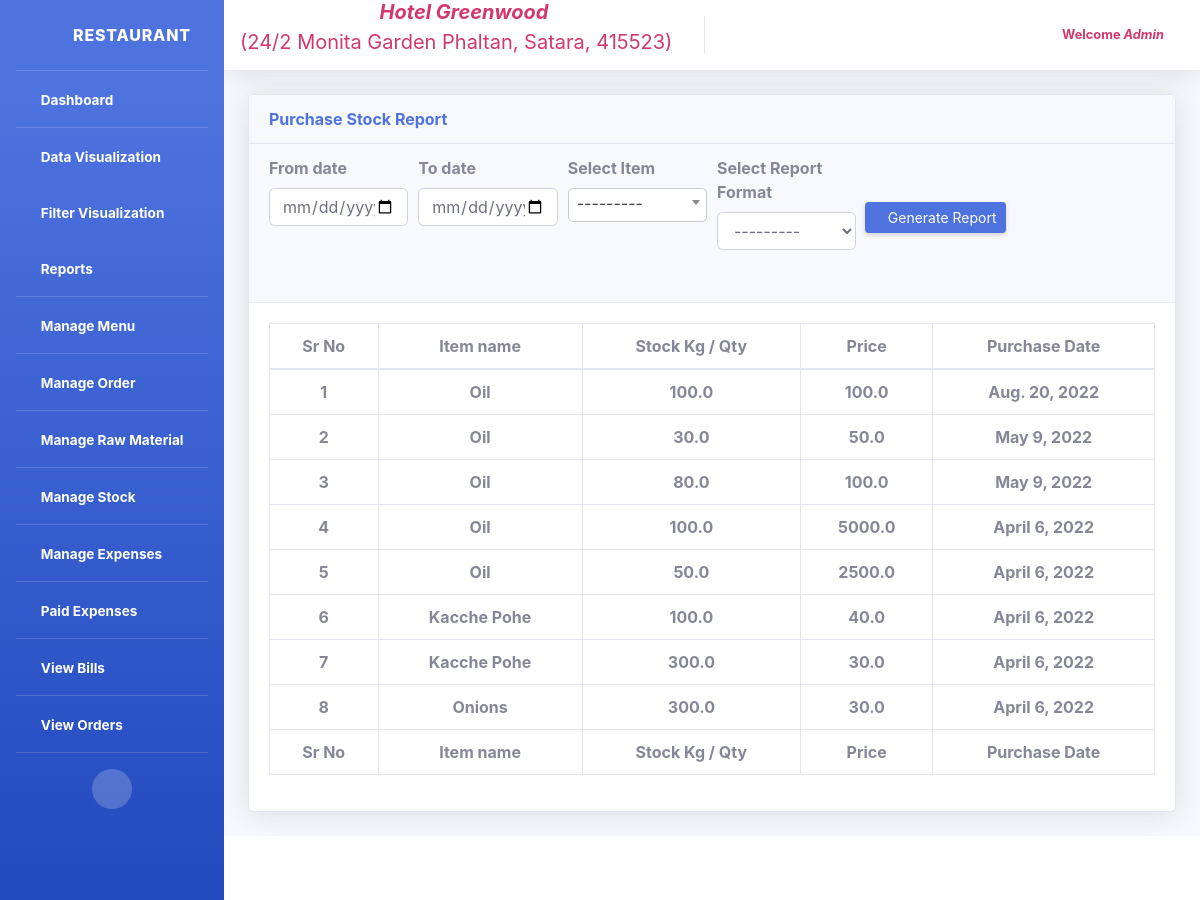
The page /polls/purchaseStock (signed in) on the database its author committed.
### polls/models.py (models this page shows)
class AddStockMaster(models.Model):
	stock_item = models.ForeignKey(RawMaterialItem,  on_delete=models.CASCADE, null=True)
	stock_kg_qty = models.FloatField(null=True)
	price = models.FloatField(null=True)
	status = models.IntegerField(default=1, null=True)
	created_at = models.DateField(auto_now_add=True)
	updated_at = models.DateField(auto_now=True)

class RawMaterialItem(models.Model):
	raw_item = models.CharField(max_length=50, null=True)
	status = models.IntegerField(default=1,null=True)
	created_at = models.DateTimeField(auto_now_add=True)
	updated_at = models.DateTimeField(auto_now=True)
	slug = models.SlugField(unique=True, null=True, blank=True)
	def __str__(self):
		return self.raw_item
	class Meta:
		db_table = "RawMaterialItem"

### polls/views.py (the view)
# urls.py: path('purchaseStock', views.ViewPurchaseStockView.as_view(), name='purchaseStock'),
class ViewPurchaseStockView(LoggedInMixin, ListView, FormView):
    model = AddStockMaster
    template_name = 'purchase_stock.html'
    form_class = StockReportForm
    ordering = ['-created_at']
    paginate_by = 10
    paginate_orphans = 1
    queryset = AddStockMaster.objects.filter(status=1)
    def get_context_data(self, *args, **kwargs):
        try:
            return super(ViewPurchaseStockView, self).get_context_data(*args, **kwargs)
        except Http404:
            self.kwargs['page'] = 1
            return super(ViewPurchaseStockView, self).get_context_data(*args, **kwargs)

### polls/forms.py
class StockReportForm(forms.ModelForm):
    from_date = forms.DateField(widget=forms.TextInput
            (attrs={'type':'date','class':'form-control'}))
    to_date = forms.DateField(widget=forms.TextInput
            (attrs={'type':'date','class':'form-control'}))
    status = forms.IntegerField(widget=forms.HiddenInput(),initial=1)
    class Meta:
        model = StockReport
        fields = ['from_date', 'to_date', 'stock_item', 'list_name']
    def __init__(self, *args, **kwargs):
        super(StockReportForm, self).__init__(*args, **kwargs)
        self.fields['list_name'].label = "Select Report Format"
        self.fields['stock_item'].label = "Select Item"
        self.fields['from_date'].required = False
        self.fields['to_date'].required = False
        self.fields['stock_item'].required = False
        self.fields['stock_item'].widget.attrs.update({'class': 'selectbox class-form-control'})

### polls/models.py (called while the page is built)
	def __str__(self):
		return self.name

### polls/views.py (called while the page is built)
    def dispatch(self, request, *args, **kwargs):
        if not request.user.is_authenticated:
            return redirect('/polls/login/')
        return super(LoggedInMixin, self).dispatch(request, *args, **kwargs)

### polls/templates/purchase_stock.html (shortened to what this page needs)
{% extends 'header.html' %}
{% block body %}
{% load static %}
<!DOCTYPE html>
<html>
<head>
	<link href="{% static 'vendor/fontawesome-free/css/all.min.css' %}" rel="stylesheet" type="text/css">
	<link href="{% static 'vendor/datatables/dataTables.bootstrap4.min.css' %}" rel="stylesheet">
	<link href="{% static 'css/sb-admin-2.min.css' %}" rel="stylesheet">
  <link href="{% static 'css/select2.min.css' %}" rel="stylesheet" />
</head>
<body>
        <div class="container-fluid mt-4">
          <div class="card shadow mb-4">
            <div class="card-header">
              <span class="font-weight-bold text-primary">Purchase Stock Report</span>
            </div>
            <div class="card-header">
                <form method="post" action="{% url 'StockReport' %}" target="blank">
                <div class="form-row">
                  {% for field in form.visible_fields %}
                  <div class="form-group col-md-2">
                    <label for="id_{{ field.name }}" class="control-label font-weight-bold">
                      {{ field.label }}</label>
                        <div class="mb-2">{{ field }}</div>
                  </div>
                  {% endfor %}
                  <div class="d-sm-flex align-items-center justify-content-between mt-1 ml-1">
                   <button type="submit" class="d-none d-sm-inline-block btn btn-sm btn-primary shadow-sm"><i class="fas fa-download fa-sm text-white-50"></i> Generate Report</button>
                  </div>
                </div>
                </form>
              </div>
            <div class="card-body">
              <div class="table-responsive">
                <table class="table table-bordered"  width="100%" cellspacing="0">
                  <thead>
                    <tr class="text-center">
                        <th scope="col">Sr No</th>
                        <th scope="col">Item name</th>
                        <th scope="col">Stock Kg / Qty</th>
                        <th scope="col">Price</th>
                        <th scope="col">Purchase Date</th>
                    </tr>
                  </thead>
                  <tfoot>
                    <tr class="text-center">
                        <th scope="col">Sr No</th>
                        <th scope="col">Item name</th>
                        <th scope="col">Stock Kg / Qty</th>
                        <th scope="col">Price</th>
                        <th scope="col">Purchase Date</th>
                    </tr>
                  </tfoot>
                  <tbody>
                    {% for i in object_list %}
                    <tr class="text-center font-weight-bold">
                      <td>{{forloop.counter}}</td>
                      <td>{{i.stock_item | title }}</td>
                      <td>{{i.stock_kg_qty}}</td>
                      <td>{{i.price}}</td>
                      <td>{{i.created_at}}</td>
                    </tr>
                    {% endfor %}
                  </tbody>
                </table>
              </div>
            </div>
          </div>
</div>
{% endblock %}

### polls/templates/header.html (shortened to what this page needs)
{% load static %}
<html>
<head>
  <link href="{% static 'vendor/fontawesome-free/css/all.min.css' %}" rel="stylesheet" type="text/css">
  <link href="{% static 'css/sb-admin-2.min.css' %}" rel="stylesheet">
  <link href="{% static 'css/other.css' %}" rel="stylesheet">
</head>
<body id="page-top">
<div id="wrapper">
<ul class="navbar-nav bg-gradient-primary sidebar sidebar-dark accordion" id="accordionSidebar">
  <a class="sidebar-brand d-flex align-items-center justify-content-center" href="{% url 'dashboard' %}">
  <div class="sidebar-brand-icon rotate-n-15">
    <i class="fas fa-home fa-fw "></i>
  </div>
  <div class="sidebar-brand-text mx-3">Restaurant</div>
  </a>
  <hr class="sidebar-divider my-0">
  <li class="nav-item active">
    <a class="nav-link" href="{% url 'dashboard' %}">
      <i class="fas fa-fw fa-tachometer-alt"></i>
      <span>Dashboard</span></a>
  </li>
  <hr class="sidebar-divider my-0">
  <li class="nav-item active">
    <a class="nav-link collapsed" href="#" data-toggle="collapse" data-target="#collapseTwo" aria-expanded="true" aria-controls="collapseTwo">
      <i class="fas fa-fw fa fa-chart-area"></i>
      <span>Data Visualization</span>
    </a>
  </li>
 <li class="nav-item active">
    <a class="nav-link collapsed" href="#" data-toggle="collapse" data-target="#collapsefilter" aria-expanded="true" aria-controls="collapseTwo">
      <i class="fas fa-fw fa fa-chart-area"></i>
      <span>Filter Visualization</span>
    </a>
  </li>
  <li class="nav-item active">
    <a class="nav-link collapsed" href="#" data-toggle="collapse" data-target="#collapsereport" aria-expanded="true" aria-controls="collapseTwo">
      <i class="fas fa-fw fa fa-file"></i>
      <span>Reports</span>
    </a>
  </li>
  <hr class="sidebar-divider my-0">
  <li class="nav-item active">
    <a class="nav-link" href="{% url 'manageMenu' %}">
      <i class="fas fa-fw fa-cog"></i>
      <span>Manage Menu</span></a>
  </li>
  <hr class="sidebar-divider my-0">
  <li class="nav-item active">
    <a class="nav-link" href="{% url 'manageOrder' %}">
      <i class="fas fa-fw fa-cog"></i>
      <span>Manage Order</span></a>
  </li>
  <hr class="sidebar-divider my-0">
  <li class="nav-item active">
    <a class="nav-link" href="{% url 'manageRawMaterial' %}">
      <i class="fas fa-fw fa-cog"></i>
      <span>Manage Raw Material</span></a>
  </li>
  <hr class="sidebar-divider my-0">
  <li class="nav-item active">
    <a class="nav-link" href="{% url 'manageStock' %}">
      <i class="fas fa-fw fa-cog"></i>
      <span>Manage Stock</span></a>
  </li>
  <hr class="sidebar-divider my-0">
  <li class="nav-item active">
    <a class="nav-link" href="{% url 'manageExpenses' %}">
      <i class="fas fa-fw fa-cog"></i>
      <span>Manage Expenses</span></a>
  </li>
  <hr class="sidebar-divider my-0">
  <li class="nav-item active">
    <a class="nav-link" href="{% url 'paidExpeses' %}">
      <i class="fas fa-fw fa-plus"></i>
      <span>Paid Expenses</span></a>
  </li>
  <hr class="sidebar-divider my-0">
  <li class="nav-item active">
    <a class="nav-link" href="{% url 'viewBills' %}">
      <i class="fas fa-fw fa fa-list"></i>
      <span>View Bills</span></a>
  </li>
  <hr class="sidebar-divider my-0">
  <li class="nav-item active">
    <a class="nav-link" href="{% url 'viewOrderDetails' %}">
      <i class="fas fa-fw fa fa-list"></i>
      <span>View Orders</span></a>
  </li>
<hr class="sidebar-divider">
  <div class="text-center d-none d-md-inline">
    <button class="rounded-circle border-0" id="sidebarToggle"></button>
  </div>
</ul>
    <div id="content-wrapper" class="d-flex flex-column">
        <div id="content">
        <nav class="navbar navbar-expand navbar-light bg-white topbar mb-1 static-top shadow">
          <span align="center" class="navbar-brand mb-0 h1 text-info"><i class='fas fa-hotel' style='font-size:20px'></i><i class="font-weight-bold" style="color: #D2386C;">Hotel Greenwood</i><p style="color:  #D2386C;"> (24/2 Monita Garden Phaltan, Satara, 415523)</p></span>
            <ul class="navbar-nav ml-auto">
            <li class="nav-item dropdown no-arrow">
              <a class="nav-link dropdown-toggle" href="#" id="userDropdown" role="button" data-toggle="dropdown" aria-haspopup="true" aria-expanded="false">
                <span class="mr-2 d-none d-lg-inline text-gray-600 small">
                {% if user.is_authenticated %}
                  <b style="color: #D2386C;">Welcome&nbsp;<i>{{request.user | title}}</i></b>
                {% endif %}
                </span>
              </a>
            </li>
          </ul>
        </nav>
        {% block body %} {% endblock %}
    </div>
      <footer class="sticky-footer bg-white">
      </footer>
    </div>
  </div>
</body>
</html>

### polls/static/css/other.css (style rules this page uses)
select { display: block; width: 100%; height: calc(1.5em + .75rem + 2px); padding: .375rem .75rem; font-size: 1rem; font-weight: 400; line-height: 1.5; color: #6e707e; background-color: #fff; background-clip: padding-box; border: 1px solid #d1d3e2; border-radius: .35rem; transition: border-color .15s ease-in-out,box-shadow .15s ease-in-out; }

### rows shown on the page
AddStockMaster: stock_item "Oil", stock_kg_qty "100.0", price "100.0", created_at "Aug. 20, 2022"
AddStockMaster: stock_item "Oil", stock_kg_qty "30.0", price "50.0", created_at "May 9, 2022"
AddStockMaster: stock_item "Oil", stock_kg_qty "80.0", price "100.0", created_at "May 9, 2022"
AddStockMaster: stock_item "Oil", stock_kg_qty "100.0", price "5000.0", created_at "April 6, 2022"
AddStockMaster: stock_item "Oil", stock_kg_qty "50.0", price "2500.0", created_at "April 6, 2022"
AddStockMaster: stock_item "Kacche Pohe", stock_kg_qty "100.0", price "40.0", created_at "April 6, 2022"
AddStockMaster: stock_item "Kacche Pohe", stock_kg_qty "300.0", price "30.0", created_at "April 6, 2022"
AddStockMaster: stock_item "Onions", stock_kg_qty "300.0", price "30.0", created_at "April 6, 2022"

### other values the page prints
{{ request.user | title }} "Admin"
{{ field.label }} "From date" "To date" "Select Item" "Select Report Format"
